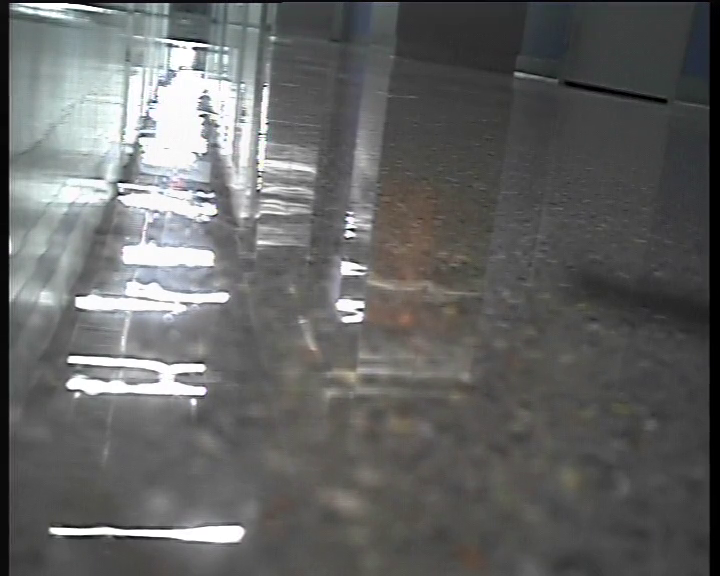
#> input picture frame 30 of hall6.mp4, 720 x 576 px, given in place of output5.avi, which was not available
$ python lk_track_new.py   (Python 2 division)
#> lines starting #> are read from the running program, lines starting #| are printed output that depends on the picture; pictures that were not available may be replaced by others from this repository, and a replacement may not be noted
import numpy as np
import cv2

cap = cv2.VideoCapture('output5.avi')

# params for ShiTomasi corner detection
feature_params = dict( maxCorners = 100,
                       qualityLevel = 0.03,
                       minDistance = 7,
                       blockSize = 7 )

# Parameters for lucas kanade optical flow
lk_params = dict( winSize  = (15,15),#changed from 15,15
                  maxLevel = 2,
                  criteria = (cv2.TERM_CRITERIA_EPS | cv2.TERM_CRITERIA_COUNT, 10, 0.003))

# Create some random colors
color = np.random.randint(0,255,(100,3))

# Take first frame and find corners in it
ret, old_frame = cap.read()
#> old_frame is the input picture: shape (576, 720, 3); mean B, G, R 100.6, 101.2, 100.4
old_gray = cv2.cvtColor(old_frame, cv2.COLOR_BGR2GRAY)
p0 = cv2.goodFeaturesToTrack(old_gray, mask = None, **feature_params)
#> p0 = 100 rows, first 8: [266, 88], [155, 99], [267, 125], [146, 114], [193, 49], [259, 188], [68, 359], [193, 401]

# Create a mask image for drawing purposes
mask = np.zeros_like(old_frame)
frame_count =0
while(1):
    frame_count+=1
    print "Frame count: ",frame_count
    ret,frame = cap.read()
    frame_gray = cv2.cvtColor(frame, cv2.COLOR_BGR2GRAY)


    # calculate optical flow
    p1, st, err = cv2.calcOpticalFlowPyrLK(old_gray, frame_gray, p0, None, **lk_params)
#> p1 = 100 rows, first 8: [266.3, 88], [155, 98.98], [267, 125], [146.2, 114], [193, 48.99], [259, 188], [67.99, 359], [193.2, 401]; st = 100 values from 1 to 1; err = 100 values, max 3.62 at index 8, min 0.0415 at index 28, mean 1.16

    # Select good points
    good_new = p1[st==1]
#> good_new = 100 pairs, first value 11.01 to 370, second value 4.99 to 530
    good_old = p0[st==1]
#> good_old = 100 pairs, first value 11 to 370, second value 5 to 530

    # draw the tracks
    for i,(new,old) in enumerate(zip(good_new,good_old)):
        a,b = new.ravel()
        c,d = old.ravel()
        # print "One point: ",a,c, " Anoter point: ",b,d
        # print "Distance: ",np.sqrt((c-a)**2+(d-b)**2)#distance is not working properly
        #add
        if np.sqrt((c-a)**2+(d-b)**2)<50:
            cv2.line(mask, (a,b),(c,d), color[i].tolist(), 2)
            cv2.circle(frame,(a,b),5,color[i].tolist(),-1)
#> this loop made 100 passes
#> (a, b, c, d) on passes 1 to 12: (266.3, 88, 266, 88), (155, 98.98, 155, 99), (267, 125, 267, 125), (146.2, 114, 146, 114), (193, 48.99, 193, 49), (259, 188, 259, 188), (67.99, 359, 68, 359), (193.2, 401, 193, 401), (201.2, 117, 201, 117), (347, 220, 347, 220), (76.01, 299, 76, 299), (50.3, 530, 50, 530)
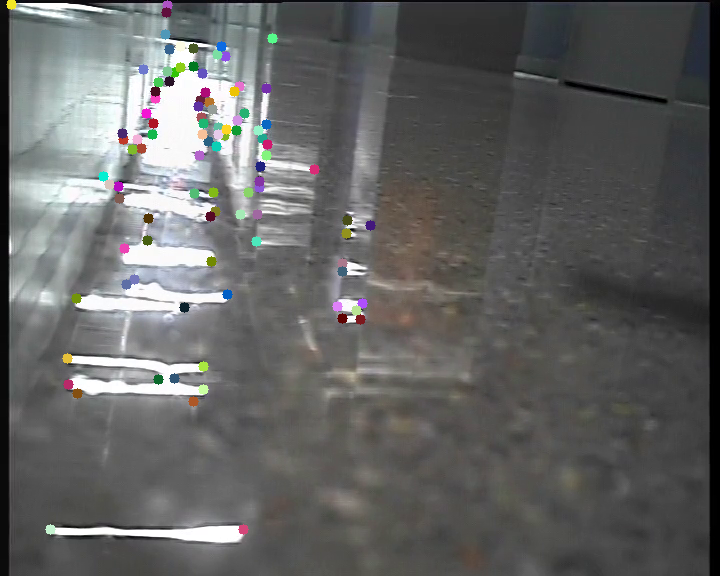
#> frame: shape (576, 720, 3); mean B, G, R 99.4, 100.1, 99.5
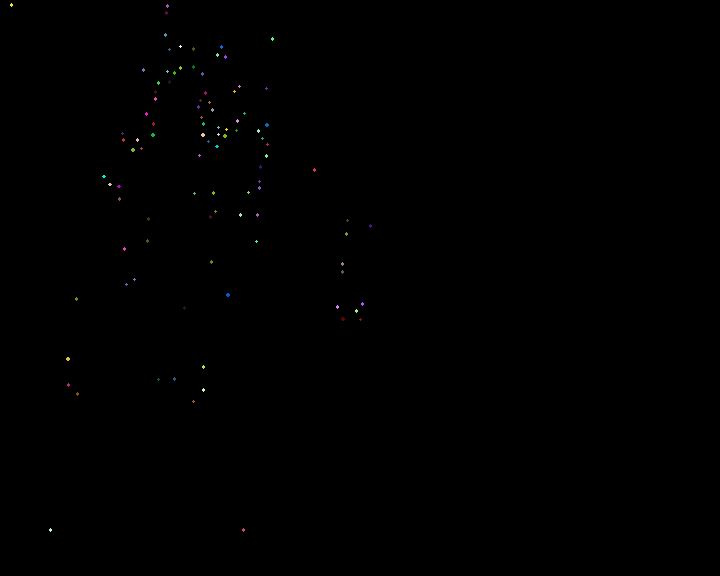
#> mask: shape (576, 720, 3); mean B, G, R 0.2, 0.2, 0.2
        #end add
        # cv2.line(mask, (a,b),(c,d), color[i].tolist(), 2)
        # cv2.circle(frame,(a,b),5,color[i].tolist(),-1)
    img = cv2.add(frame,mask)

    cv2.imshow('frame',img)
    k = cv2.waitKey(30) & 0xff
#> (key Esc is pressed here)
    if k == 27:
        break

    # Now update the previous frame and previous points
    old_gray = frame_gray.copy()
    p0 = good_new.reshape(-1,1,2)

cv2.destroyAllWindows()
cap.release()

$ run again, starting later in the video
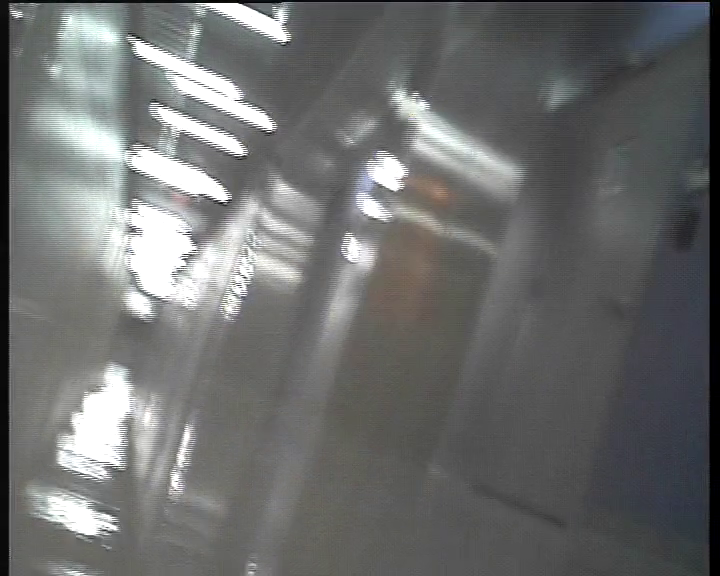
#> input picture frame 138 of hall6.mp4, 720 x 576 px, given in place of output5.avi, which was not available
#> old_frame is the input picture: shape (576, 720, 3); mean B, G, R 109.6, 110.1, 108.9
#> p0 = 100 rows, first 8: [283, 26], [229, 196], [243, 286], [273, 126], [184, 261], [134, 44], [288, 38], [245, 152]
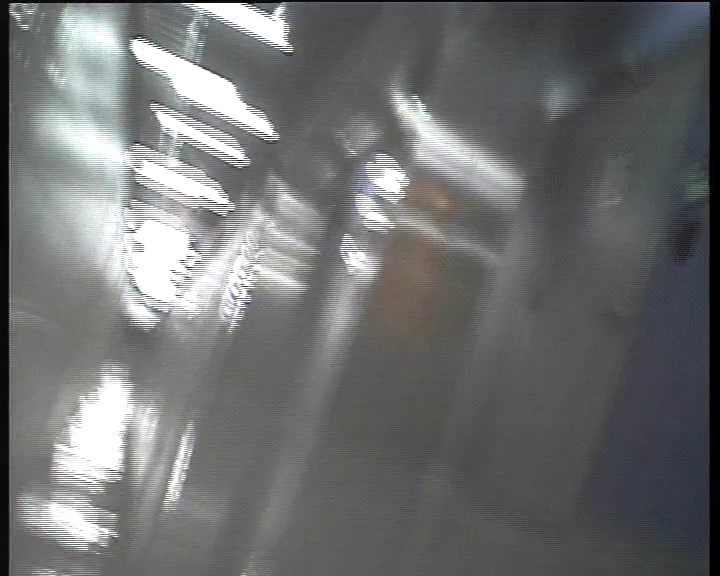
#> input picture frame 139 of hall6.mp4, 720 x 576 px, given in place of output5.avi, which was not available
#> frame is the input picture: shape (576, 720, 3); mean B, G, R 112.4, 112.1, 110.9
#> p1 = 100 rows, first 8: [284.6, 30], [230.8, 204.7], [243.6, 291.4], [274.5, 134.5], [188.4, 269.5], [132, 44.24], [288.2, 46.49], [246.3, 160.8]; st = 100 values from 1 to 1; err = 100 values, max 56.86 at index 47, min 4.59 at index 12, mean 33.41
#> good_new = 100 pairs, first value 10.85 to 707.2, second value 4.01 to 538.9
#> good_old = 100 pairs, first value 11 to 707, second value 4 to 531
#> the loop `for i,(new,old) in enumerate(zip(good_new,good_old)):` made 100 passes
#> (a, b, c, d) on passes 1 to 8: (284.6, 30, 283, 26), (230.8, 204.7, 229, 196), (243.6, 291.4, 243, 286), (274.5, 134.5, 273, 126), (188.4, 269.5, 184, 261), (132, 44.24, 134, 44), (288.2, 46.49, 288, 38), (246.3, 160.8, 245, 152)
#> after the loop `for i,(new,old) in enumerate(zip(good_new,good_old)):`:
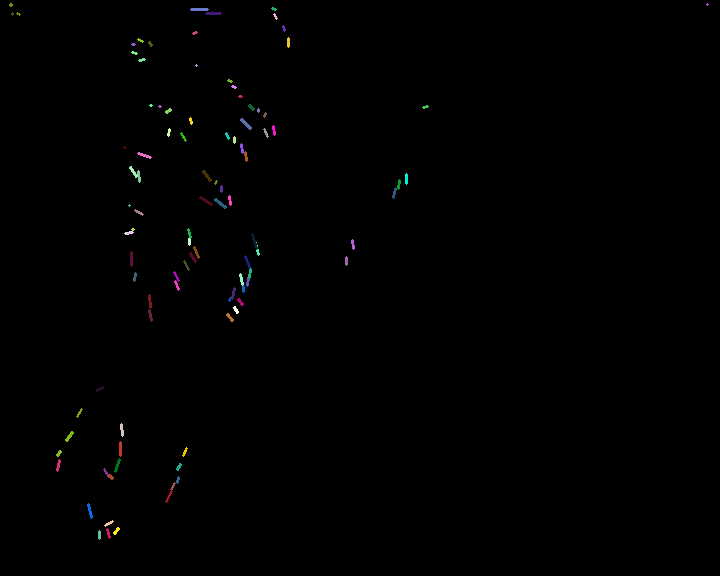
#> mask: shape (576, 720, 3); mean B, G, R 0.7, 0.7, 0.8
